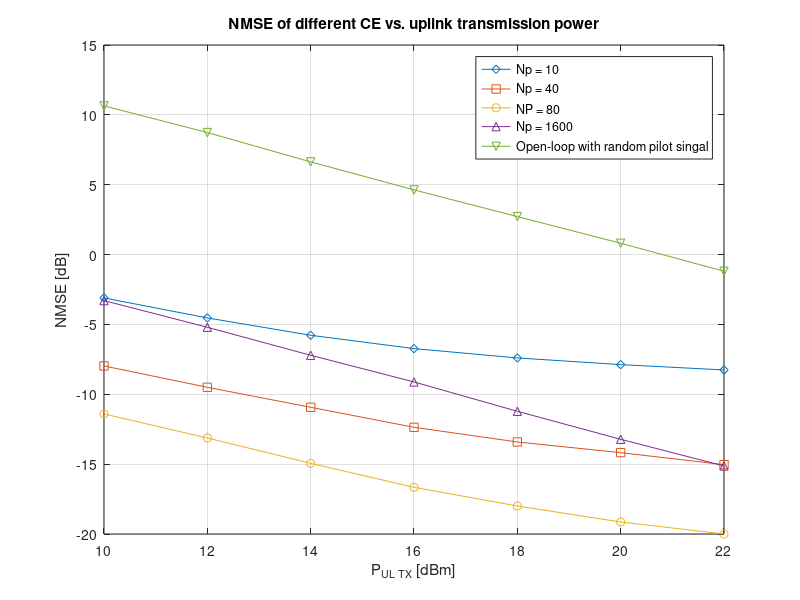

This chart was generated by the following MATLAB code:
close all;clear all;clc;
P_UL_Tx = 10:2:22; % uplink transmission power
load NMSE_dB_NP10_F14.mat; % NMSE when the number of uplink pilot overhead = 10
figure;
plot(P_UL_Tx, NMSE_dB,'-d');
hold on;

load NMSE_dB_NP40_F14.mat; % NMSE when the number of uplink pilot overhead = 40
plot(P_UL_Tx, NMSE_dB,'-s');
hold on;

load NMSE_dB_NP80_F14.mat; % NMSE when the number of uplink pilot overhead = 80
plot(P_UL_Tx, NMSE_dB,'-o');
hold on;

load NMSE_dB_NP1600_F14.mat; % NMSE when the number of uplink pilot overhead = 1600 (least square estimator)
plot(P_UL_Tx, NMSE_dB,'-^');
hold on;

load NMSE_dB_openloop_F14.mat; % NMSE when random pilot signal in open-loop
plot(P_UL_Tx, NMSE_dB,'-v');
grid on;
xlabel('P_U_L_ _T_X [dBm]');
ylabel('NMSE [dB]');
title('NMSE of different CE vs. uplink transmission power')
legend('Np = 10','Np = 40','NP = 80','Np = 1600', 'Open-loop with random pilot singal');
